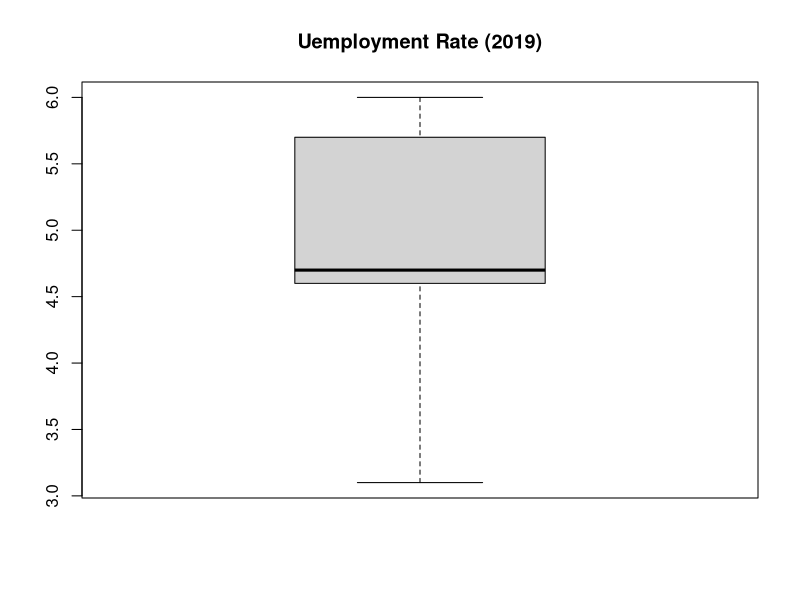

Source code (R):
#Uemployment Rate (2019)
#x = c(Montreal, Vancouver, Toronto, Ottawa, Quebec)
x = c(5.7, 4.6, 6, 4.7, 3.1)

boxplot(x, main= "Uemployment Rate (2019)")
summary(x)


#2 point: (4.60, 5.70)
#1 Point: (3.10, 6.00)
#0 Point: else